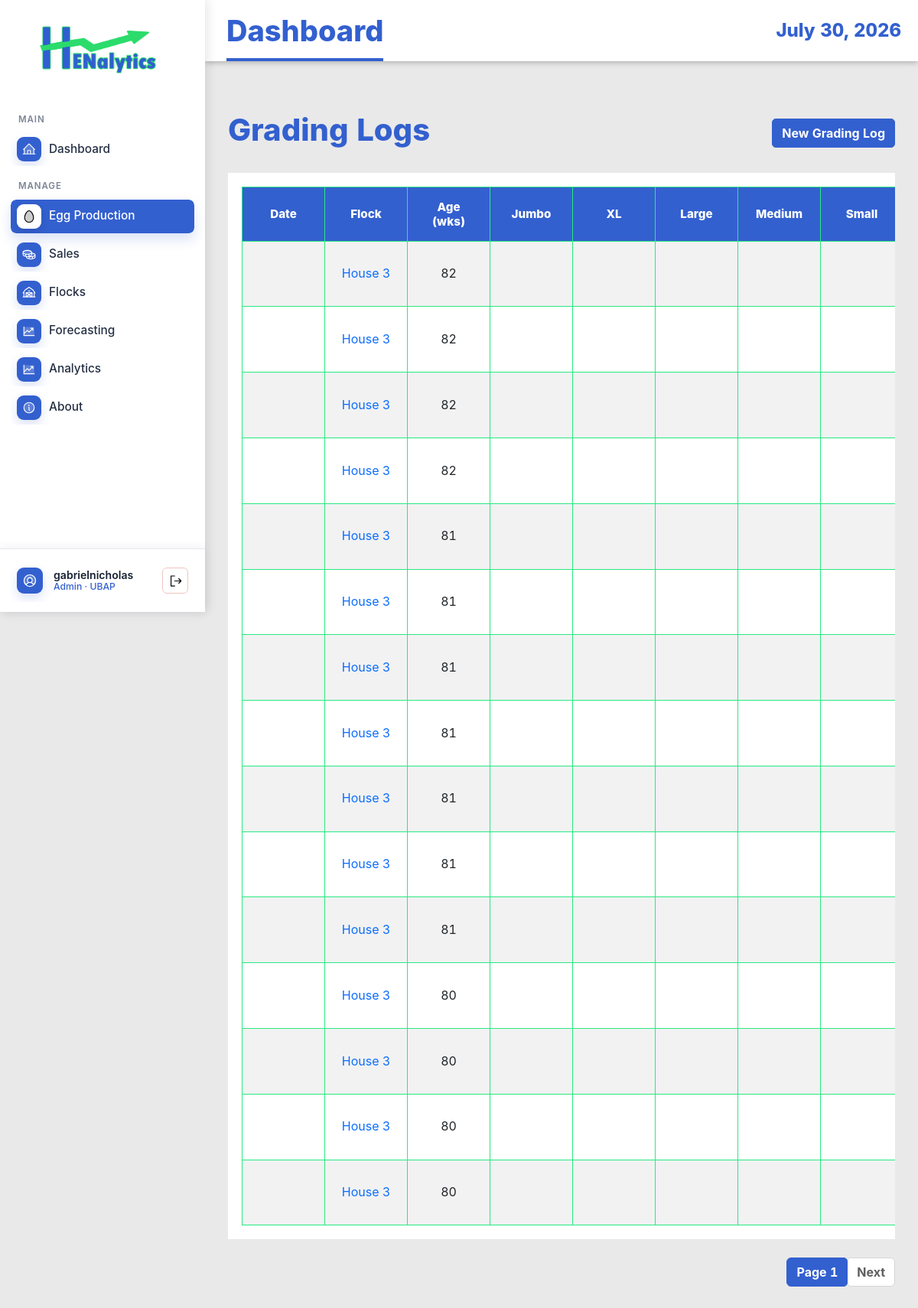
Screenshot of /grading-logs/ (signed in) with the database file from the repository.
### EggProduction/models.py (models this page shows, shortened)
class GradingLog(models.Model):
    flock = models.ForeignKey(Flock, on_delete=models.CASCADE, related_name='grading_logs')
    log_date = models.DateField()
    age_weeks = models.IntegerField(validators=[MinValueValidator(0)])
    eggs_total = models.IntegerField(validators=[MinValueValidator(0)])
    eggs_aa = models.IntegerField(validators=[MinValueValidator(0)], default=0)
    eggs_a = models.IntegerField(validators=[MinValueValidator(0)], default=0)
    eggs_b = models.IntegerField(validators=[MinValueValidator(0)], default=0)
    eggs_small = models.IntegerField(validators=[MinValueValidator(0)], default=0)
    eggs_broken = models.IntegerField(validators=[MinValueValidator(0)], default=0)
    eggs_decode = models.IntegerField(validators=[MinValueValidator(0)], default=0)
    eggs_source = models.CharField(max_length=100, blank=True, null=True)
    created_at = models.DateTimeField(auto_now_add=True)
    updated_at = models.DateTimeField(auto_now=True)
    class Meta:
        ordering = ['-log_date']
        unique_together = ('flock', 'log_date')

class Flock(models.Model):
    STATUS_CHOICES = (
        ('active', 'Active'),
        ('inactive', 'Inactive'),
        ('culled', 'Culled'),
    )
    house_no = models.IntegerField()
    breed_strain = models.CharField(max_length=100)
    date_started = models.DateField()
    initial_hen_count = models.IntegerField(validators=[MinValueValidator(1)])
    status = models.CharField(max_length=20, choices=STATUS_CHOICES, default='active')
    notes = models.TextField(blank=True, null=True)
    created_at = models.DateTimeField(auto_now_add=True)
    updated_at = models.DateTimeField(auto_now=True)
    class Meta:
        ordering = ['-date_started']
        unique_together = ['house_no', 'date_started']

### EggProduction/views.py (the view)
# urls.py: path('grading-logs/', views.GradingLogListView.as_view(), name='grading-log-list'),
class GradingLogListView(StaffAccessMixin, ListView):
    model = GradingLog
    template_name = 'egg_production/grading_log_list.html'
    context_object_name = 'grading_logs'
    paginate_by = 15
    ordering = ['-log_date']
    def get_queryset(self):
        qs = super().get_queryset().select_related('flock')
        flock_id = self.request.GET.get('flock_id')
        if flock_id:
            qs = qs.filter(flock_id=flock_id)
        return qs

### EggProduction/views.py (called while the page is built)
    def test_func(self):
        user = self.request.user
        try:
            profile = UserProfile.objects.get(user=user)
            return profile.role in ['staff', 'admin', 'manager']
        except UserProfile.DoesNotExist:
            return user.is_staff or user.is_superuser

### EggProduction/templates/egg_production/grading_log_list.html (shortened to what this page needs)
{% extends 'base.html' %}
{% load static %}
{% block content %}
<div class="container mt-4">
    <div class="d-flex justify-content-between align-items-center mb-4">
        <h1>Grading Logs</h1>
        {% if perms.eggproduction.add_gradinglog or user.is_staff %}
        <a href="{% url 'eggproduction:grading-log-create' %}" class="btn btn-primary">New Grading Log</a>
        {% endif %}
    </div>
    {% if grading_logs %}
    <div class="table-responsive">
        <table class="table table-striped table-hover">
            <thead class="table-dark">
                <tr>
                    <th>Date</th>
                    <th>Flock</th>
                    <th>Age (wks)</th>
                    <th>Jumbo</th>
                    <th>XL</th>
                    <th>Large</th>
                    <th>Medium</th>
                    <th>Small</th>
                </tr>
            </thead>
            <tbody>
                {% for log in grading_logs %}
                <tr>
                    <td>{{ log.grading_date|date:"Y-m-d" }}</td>
                    <td><a href="{% url 'eggproduction:flock-detail' log.flock.pk %}">House {{ log.flock.house_no }}</a>
                    </td>
                    <td>{{ log.age_weeks }}</td>
                    <td>{{ log.grade_jumbo }}</td>
                    <td>{{ log.grade_extra_large }}</td>
                    <td>{{ log.grade_large }}</td>
                    <td>{{ log.grade_medium }}</td>
                    <td>{{ log.grade_small }}</td>
                </tr>
                {% endfor %}
            </tbody>
        </table>
    </div>
    {% if is_paginated %}
    <nav aria-label="Page navigation">
        <ul class="pagination justify-content-center">
            <li class="page-item active"><a class="page-link" href="#">Page {{ page_obj.number }}</a></li>
            {% if page_obj.has_next %}
            <li class="page-item"><a class="page-link" href="?page={{ page_obj.next_page_number }}">Next</a></li>
            {% endif %}
        </ul>
    </nav>
    {% endif %}
    {% else %}
    <div class="alert alert-info">No grading logs found. <a href="{% url 'eggproduction:grading-log-create' %}">Create
            one</a></div>
    {% endif %}
</div>
{% endblock %}

### EggProduction/templates/base.html (shortened to what this page needs)
{% load static %}
<!DOCTYPE html>
<html lang="en">
<head>
    <link href="https://cdn.jsdelivr.net/npm/bootstrap@5.3.0/dist/css/bootstrap.min.css" rel="stylesheet">
    <link rel="stylesheet" href="https://cdn.datatables.net/1.13.8/css/jquery.dataTables.min.css">
    <link rel="stylesheet" href="https://cdn.datatables.net/buttons/2.4.2/css/buttons.dataTables.min.css">
    <link rel="stylesheet" href="{% static 'EggProduction/css/style.css' %}">
</head>
<body class="{% if request.user.is_authenticated %}app-body{% else %}auth-body{% endif %}">
    {% if request.user.is_authenticated %}
    <div class="app-shell">
        <aside class="app-sidebar">
            <a href="{% url 'eggproduction:dashboard' %}" class="brand-lockup">
                <img src="{% static 'EggProduction/img/logo-login.png' %}" alt="Henalytics">
            </a>
            <nav class="side-nav" aria-label="Main navigation">
                <div class="nav-section-label">MAIN</div>
                <a href="{% url 'eggproduction:dashboard' %}"
                    class="side-link {% if request.resolver_match.url_name == 'dashboard' %}active{% endif %}">
                    <img class="side-icon side-img-icon" src="{% static 'EggProduction/img/house-line-duotone.svg' %}"
                        alt="" aria-hidden="true">
                    <span>Dashboard</span>
                </a>
                <div class="nav-section-label">MANAGE</div>
                <a href="{% url 'eggproduction:production-log-list' %}"
                    class="side-link {% if 'production-log' in request.resolver_match.url_name or 'grading-log' in request.resolver_match.url_name %}active{% endif %}">
                    <img class="side-icon side-img-icon" src="{% static 'EggProduction/img/egg-duotone.svg' %}" alt=""
                        aria-hidden="true">
                    <span>Egg Production</span>
                </a>
                <a href="{% url 'eggproduction:sales-transaction-list' %}"
                    class="side-link {% if 'sales-transaction' in request.resolver_match.url_name or 'sales-item' in request.resolver_match.url_name %}active{% endif %}">
                    <img class="side-icon side-img-icon" src="{% static 'EggProduction/img/coins-duotone.svg' %}" alt=""
                        aria-hidden="true">
                    <span>Sales</span>
                </a>
                <a href="{% url 'eggproduction:flock-list' %}"
                    class="side-link {% if 'flock' in request.resolver_match.url_name %}active{% endif %}">
                    <img class="side-icon side-img-icon" src="{% static 'EggProduction/img/barn-duotone.svg' %}" alt=""
                        aria-hidden="true">
                    <span>Flocks</span>
                </a>
                {% if request.user.is_superuser or request.user.userprofile.role == 'admin' or request.user.userprofile.role == 'manager' %}
                <a href="{% url 'eggproduction:experimental-forecasting' %}"
                    class="side-link {% if request.resolver_match.url_name == 'experimental-forecasting' %}active{% endif %}">
                    <img class="side-icon side-img-icon" src="{% static 'EggProduction/img/chart-line-up-duotone.svg' %}"
                        alt="" aria-hidden="true">
                    <span>Forecasting</span>
                </a>
                <a href="{% url 'eggproduction:harvest-forecast-list' %}"
                    class="side-link {% if request.resolver_match.url_name != 'experimental-forecasting' and 'forecast' in request.resolver_match.url_name or 'model-version' in request.resolver_match.url_name %}active{% endif %}">
                    <img class="side-icon side-img-icon" src="{% static 'EggProduction/img/chart-line-up-duotone.svg' %}"
                        alt="" aria-hidden="true">
                    <span>Analytics</span>
                </a>
                {% endif %}
                <a href="{% url 'index' %}"
                    class="side-link {% if request.resolver_match.url_name == 'index' %}active{% endif %}">
                    <img class="side-icon side-img-icon" src="{% static 'EggProduction/img/info-duotone.svg' %}" alt=""
                        aria-hidden="true">
                    <span>About</span>
                </a>
            </nav>
            <div class="sidebar-account">
                <div class="account-summary">
                    <img class="account-avatar-img" src="{% static 'EggProduction/img/user-circle-duotone.svg' %}" alt=""
                        aria-hidden="true">
                    <span class="account-copy">
                        <span class="account-name">{{ request.user.get_full_name|default:request.user.username }}</span>
                        <span class="account-role">
                            {% if request.user.is_superuser %}
                            Admin
                            {% elif request.user.userprofile.display_role %}
                            {{ request.user.userprofile.display_role }}
                            {% else %}
                            Staff
                            {% endif %}
                            &middot; UBAP
                        </span>
                    </span>
                    <form method="post" action="{% url 'logout' %}" class="account-logout-form account-logout-inline" data-swal-logout
                        data-swal-title="Sign out?"
                        data-swal-text="You will be returned to the login page."
                        data-swal-confirm-text="Sign out"
                        data-swal-cancel-text="Stay signed in">
                        <button type="submit" class="account-logout-button" title="Logout" aria-label="Logout">
                            <img class="logout-icon-img" src="{% static 'EggProduction/img/sign-out.svg' %}" alt="" aria-hidden="true">
                        </button>
                    </form>
                </div>
            </div>
        </aside>
        <section class="app-panel">
            <header class="app-topbar">
                <h1>{% block page_title %}Dashboard{% endblock %}</h1>
                <time>{% now "F j, Y" %}</time>
            </header>
            <main class="app-content">
                {% else %}
                <main>
                    {% endif %}
                    {% block content %}{% endblock %}
                    {% if request.user.is_authenticated %}
                </main>
        </section>
    </div>
    {% else %}
    </main>
    {% endif %}
</body>
</html>

### rows the page displays
GradingLog: flock.house_no "3", age_weeks "82"
GradingLog: flock.house_no "3", age_weeks "82"
GradingLog: flock.house_no "3", age_weeks "82"
GradingLog: flock.house_no "3", age_weeks "82"
GradingLog: flock.house_no "3", age_weeks "81"
GradingLog: flock.house_no "3", age_weeks "81"
GradingLog: flock.house_no "3", age_weeks "81"
GradingLog: flock.house_no "3", age_weeks "81"
GradingLog: flock.house_no "3", age_weeks "81"
GradingLog: flock.house_no "3", age_weeks "81"
GradingLog: flock.house_no "3", age_weeks "81"
GradingLog: flock.house_no "3", age_weeks "80"
GradingLog: flock.house_no "3", age_weeks "80"
GradingLog: flock.house_no "3", age_weeks "80"
GradingLog: flock.house_no "3", age_weeks "80"

### other values shown
{{ request.user.get_full_name|default:request.user.username }} "gabrielnicholas"
{{ page_obj.number }} "1"
